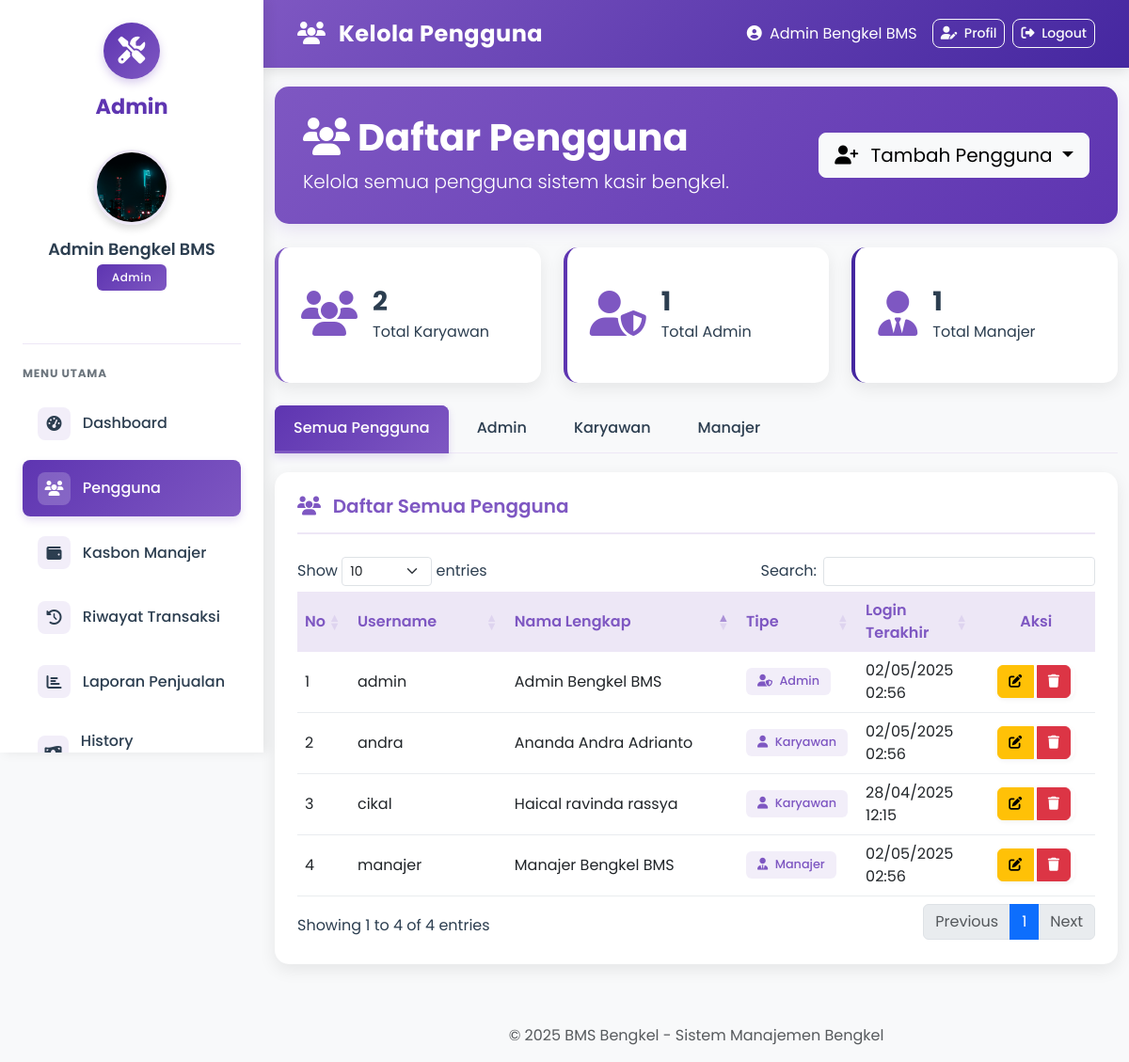
Page /Admin/pengguna.php (signed in) on the committed database.
### tables this page shows
CREATE TABLE `karyawan` (
  `id_karyawan` int(11) NOT NULL,
  `username` varchar(50) NOT NULL,
  `password` varchar(255) NOT NULL,
  `nama` varchar(100) NOT NULL,
  `no_wa` varchar(20) DEFAULT NULL,
  `foto` varchar(255) DEFAULT 'default.jpg',
  `alamat` text DEFAULT NULL,
  `created_at` timestamp NOT NULL DEFAULT current_timestamp(),
  `updated_at` timestamp NOT NULL DEFAULT current_timestamp() ON UPDATE current_timestamp(),
  `role` varchar(20) NOT NULL DEFAULT 'karyawan'
);

CREATE TABLE `manajer` (
  `id_manajer` int(11) NOT NULL,
  `username` varchar(50) NOT NULL,
  `password` varchar(255) NOT NULL,
  `nama` varchar(100) NOT NULL,
  `no_wa` varchar(20) DEFAULT NULL,
  `foto` varchar(255) DEFAULT 'default.jpg',
  `created_at` timestamp NOT NULL DEFAULT current_timestamp(),
  `updated_at` timestamp NOT NULL DEFAULT current_timestamp() ON UPDATE current_timestamp(),
  `role` varchar(20) NOT NULL DEFAULT 'manajer'
);

### Admin/pengguna.php (the view, shortened to what this page needs)
<?php
include '../config.php';
$query_karyawan = "SELECT id_karyawan as id, username, nama, 'karyawan' as tipe, updated_at FROM karyawan ORDER BY nama";
$query_admin = "SELECT id_admin as id, username, nama, 'admin' as tipe, updated_at FROM admin ORDER BY nama";
$query_manajer = "SELECT id_manajer as id, username, nama, 'manajer' as tipe, updated_at FROM manajer ORDER BY nama";
$result_karyawan = mysqli_query($conn, $query_karyawan);
$result_admin = mysqli_query($conn, $query_admin);
$result_manajer = mysqli_query($conn, $query_manajer);
$all_users = [];
if ($result_karyawan) {
    while ($row = mysqli_fetch_assoc($result_karyawan)) {
        $all_users[] = $row;
    }
}
if ($result_admin) {
    while ($row = mysqli_fetch_assoc($result_admin)) {
        $all_users[] = $row;
    }
}
if ($result_manajer) {
    while ($row = mysqli_fetch_assoc($result_manajer)) {
        $all_users[] = $row;
    }
}
usort($all_users, function($a, $b) {
    return strcmp($a['nama'], $b['nama']);
});
$count_karyawan = mysqli_num_rows($result_karyawan);
$count_admin = mysqli_num_rows($result_admin);
$count_manajer = mysqli_num_rows($result_manajer);
?>
<!DOCTYPE html>
<html lang="id">
<head>
  <link href="https://cdn.jsdelivr.net/npm/bootstrap@5.3.0/dist/css/bootstrap.min.css" rel="stylesheet">
  <link rel="stylesheet" href="https://cdnjs.cloudflare.com/ajax/libs/font-awesome/6.4.0/css/all.min.css">
  <link rel="stylesheet" href="https://cdn.datatables.net/1.13.6/css/dataTables.bootstrap5.min.css">
</head>
<body>
  <?php include 'sidebar.php'; ?>
  <div class="content">
    <nav class="navbar navbar-expand-lg navbar-dark">
      <div class="container-fluid">
        <span class="navbar-brand">
          <i class="fas fa-users me-2"></i>
          Kelola Pengguna
        </span>
        <div class="d-flex align-items-center">
          <span class="text-white me-3">
            <i class="fas fa-user-circle me-1"></i>
            <?= htmlspecialchars($_SESSION['admin']['nama']) ?>
          </span>
          <a href="profile.php" class="btn btn-outline-light btn-sm me-2">
            <i class="fas fa-user-edit me-1"></i> Profil
          </a>
          <a href="logout.php" class="btn btn-outline-light btn-sm">
            <i class="fas fa-sign-out-alt me-1"></i> Logout
          </a>
        </div>
      </div>
    </nav>
    <div class="container-fluid">
      <div class="page-header">
        <div class="d-flex justify-content-between align-items-center">
          <div>
            <h1><i class="fas fa-users me-2"></i>Daftar Pengguna</h1>
            <p class="lead mb-0">Kelola semua pengguna sistem kasir bengkel.</p>
          </div>
          <div class="dropdown">
            <button class="btn btn-light btn-lg dropdown-toggle" type="button" id="dropdownMenuButton" data-bs-toggle="dropdown" aria-expanded="false">
              <i class="fas fa-user-plus me-2"></i>
              Tambah Pengguna
            </button>
          </div>
        </div>
      </div>
      <div class="row g-4 mb-4">
        <div class="col-md-4">
          <div class="data-card mb-4" style="border-left: 4px solid var(--primary-purple);">
            <div class="stats-card">
              <div class="stats-icon purple">
                <i class="fas fa-users"></i>
              </div>
              <div class="stats-content">
                <h3><?= $count_karyawan ?></h3>
                <p>Total Karyawan</p>
              </div>
            </div>
          </div>
        </div>
        <div class="col-md-4">
          <div class="data-card mb-4" style="border-left: 4px solid var(--secondary-purple);">
            <div class="stats-card">
              <div class="stats-icon purple">
                <i class="fas fa-user-shield"></i>
              </div>
              <div class="stats-content">
                <h3><?= $count_admin ?></h3>
                <p>Total Admin</p>
              </div>
            </div>
          </div>
        </div>
        <div class="col-md-4">
          <div class="data-card mb-4" style="border-left: 4px solid var(--accent-purple);">
            <div class="stats-card">
              <div class="stats-icon purple">
                <i class="fas fa-user-tie"></i>
              </div>
              <div class="stats-content">
                <h3><?= $count_manajer ?></h3>
                <p>Total Manajer</p>
              </div>
            </div>
          </div>
        </div>
      </div>
      <ul class="nav nav-tabs" id="userTabs" role="tablist">
        <li class="nav-item" role="presentation">
          <button class="nav-link active" id="all-tab" data-bs-toggle="tab" data-bs-target="#all" type="button" role="tab" aria-controls="all" aria-selected="true">
            Semua Pengguna
          </button>
        </li>
        <li class="nav-item" role="presentation">
          <button class="nav-link" id="admin-tab" data-bs-toggle="tab" data-bs-target="#admin" type="button" role="tab" aria-controls="admin" aria-selected="false">
            Admin
          </button>
        </li>
        <li class="nav-item" role="presentation">
          <button class="nav-link" id="karyawan-tab" data-bs-toggle="tab" data-bs-target="#karyawan" type="button" role="tab" aria-controls="karyawan" aria-selected="false">
            Karyawan
          </button>
        </li>
        <li class="nav-item" role="presentation">
          <button class="nav-link" id="manajer-tab" data-bs-toggle="tab" data-bs-target="#manajer" type="button" role="tab" aria-controls="manajer" aria-selected="false">
            Manajer
          </button>
        </li>
      </ul>
      <div class="tab-content" id="userTabsContent">
        <div class="tab-pane fade show active" id="all" role="tabpanel" aria-labelledby="all-tab">
          <div class="data-card mb-4">
            <div class="card-header-actions">
              <h5 class="card-title">
                <i class="fas fa-users me-2"></i>
                Daftar Semua Pengguna
              </h5>
            </div>
            <div class="table-responsive">
              <table id="allUsersTable" class="table table-hover">
                <thead>
                  <tr>
                    <th width="5%">No</th>
                    <th width="20%">Username</th>
                    <th width="30%">Nama Lengkap</th>
                    <th width="15%">Tipe</th>
                    <th width="15%">Login Terakhir</th>
                    <th width="15%" class="text-center">Aksi</th>
                  </tr>
                </thead>
                <tbody>
                  <?php
                  $no = 1;
                  if (count($all_users) > 0):
                    foreach ($all_users as $user):
                      $badge_class = "";
                      $icon_class = "";
                      if ($user['tipe'] == 'admin') {
                        $badge_class = "badge-admin";
                        $icon_class = "user-shield";
                      } elseif ($user['tipe'] == 'karyawan') {
                        $badge_class = "badge-karyawan";
                        $icon_class = "user";
                      } elseif ($user['tipe'] == 'manajer') {
                        $badge_class = "badge-manajer";
                        $icon_class = "user-tie";
                      }
                  ?>
                  <tr>
                    <td><?= $no++ ?></td>
                    <td><?= htmlspecialchars($user['username']) ?></td>
                    <td><?= htmlspecialchars($user['nama']) ?></td>
                    <td>
                      <span class="badge <?= $badge_class ?>">
                        <i class="fas fa-<?= $icon_class ?> me-1"></i>
                        <?= ucfirst(htmlspecialchars($user['tipe'])) ?>
                      </span>
                    </td>
                    <td><?= isset($user['updated_at']) && $user['updated_at'] ? date('d/m/Y H:i', strtotime($user['updated_at'])) : '-' ?></td>
                    <td class="text-center">
                      <div class="btn-group" role="group">
                        <a href="edit_pengguna.php?id=<?= $user['id'] ?>&tipe=<?= $user['tipe'] ?>" class="btn btn-sm btn-warning btn-action" data-bs-toggle="tooltip" title="Edit">
                          <i class="fas fa-edit"></i>
                        </a>
                        <button type="button" class="btn btn-sm btn-danger btn-action"
                                onclick="showDeleteModal('<?= $user['id'] ?>', '<?= $user['tipe'] ?>', '<?= htmlspecialchars($user['nama']) ?>')"
                                title="Hapus">
                          <i class="fas fa-trash"></i>
                        </button>
                      </div>
                    </td>
                  </tr>
                  <?php
                    endforeach;
                  endif; ?>
                </tbody>
              </table>
            </div>
          </div>
        </div>
      </div>
<footer class="bg-light text-center text-muted py-3 mt-5">
  <p class="mb-0">&copy; <?= date('Y') ?> BMS Bengkel - Sistem Manajemen Bengkel</p>
</footer>
    </div>
  </div>
</body>
</html>

### Admin/pengguna.php (style rules this page uses)
:root { --primary-purple: #7E57C2; --secondary-purple: #5E35B1; --light-purple: #EDE7F6; --accent-purple: #4527A0; --white: #ffffff; --light-gray: #f8f9fa; --text-dark: #2C3E50; --border-color: #e1e7ef; }
body { font-family: 'Poppins', sans-serif; background-color: var(--light-gray); margin: 0; padding: 0; color: var(--text-dark); }
.content { margin-left: 280px; transition: margin-left 0.3s ease; min-height: 100vh; }
.navbar { background: linear-gradient(135deg, var(--primary-purple), var(--accent-purple)); box-shadow: 0 4px 12px rgba(0, 0, 0, 0.1); border: none; padding: 0.8rem 1.5rem; margin-bottom: 20px; }
.navbar-brand { font-weight: 700; font-size: 1.5rem; color: var(--white); letter-spacing: 0.5px; }
.page-header { background: linear-gradient(135deg, var(--primary-purple), var(--secondary-purple)); border-radius: 15px; padding: 30px; color: var(--white); margin-bottom: 25px; box-shadow: 0 6px 18px rgba(126, 87, 194, 0.15); }
.page-header h1 { font-weight: 700; margin-bottom: 0.5rem; }
.data-card { border: none; border-radius: 15px; overflow: hidden; box-shadow: 0 6px 18px rgba(0, 0, 0, 0.08); background-color: var(--white); padding: 1.5rem; height: 100%; transition: all 0.3s ease; }
.table { margin-bottom: 0; }
.table th { background-color: var(--light-purple); color: var(--primary-purple); font-weight: 600; border: none; vertical-align: middle; }
.table td { vertical-align: middle; border-color: #e9ecef; }
.card-header-actions { display: flex; justify-content: space-between; align-items: center; padding-bottom: 1rem; margin-bottom: 1.5rem; border-bottom: 2px solid var(--light-purple); }
.card-title { font-size: 1.25rem; font-weight: 600; color: var(--primary-purple); margin-bottom: 0; }
.stats-card { display: flex; align-items: center; height: 100%; }
.stats-icon { font-size: 3rem; margin-right: 1rem; }
.stats-icon.purple { color: var(--primary-purple); }
.stats-content h3 { font-size: 1.75rem; font-weight: 700; margin-bottom: 0.25rem; }
.stats-content p { color: var(--text-dark); margin-bottom: 0; }
.btn-outline-light { border-radius: 8px; font-weight: 500; transition: all 0.3s ease; }
.btn-warning { border-radius: 8px; transition: all 0.3s ease; }
.btn-danger { border-radius: 8px; transition: all 0.3s ease; }
.btn-action { padding: 0.4rem 0.7rem; border-radius: 6px; margin-right: 0.25rem; }
.btn-group { box-shadow: 0 2px 5px rgba(0, 0, 0, 0.05); border-radius: 8px; }
.badge { padding: 0.5rem 0.75rem; font-weight: 500; border-radius: 6px; font-size: 0.8rem; }
.badge-admin { background-color: rgba(126, 87, 194, 0.1); color: var(--primary-purple); }
.badge-karyawan { background-color: rgba(126, 87, 194, 0.1); color: var(--primary-purple); }
.badge-manajer { background-color: rgba(126, 87, 194, 0.1); color: var(--primary-purple); }
.nav-tabs { border-bottom: 1px solid var(--light-purple); margin-bottom: 20px; }
.nav-tabs .nav-item { margin-right: 10px; }
.nav-tabs .nav-link { border: none; color: var(--text-dark); padding: 12px 20px; border-radius: 8px 8px 0 0; font-weight: 500; transition: all 0.3s ease; }
.nav-tabs .nav-link.active { background-color: var(--primary-purple); color: white; border-bottom: 3px solid var(--primary-purple); }

### Admin/sidebar.php (style rules this page uses)
.nav-link { display: flex; align-items: center; padding: 0.8rem 1rem; border-radius: 8px; color: #2C3E50; text-decoration: none; transition: all 0.3s ease; font-weight: 500; }
.nav-link.active { background: linear-gradient(135deg, #5E35B1, #7E57C2); color: #ffffff; box-shadow: 0 4px 8px rgba(126, 87, 194, 0.2); }

### rows in the picture
karyawan: username "andra", nama "Ananda Andra Adrianto", tipe "Karyawan", updated_at "02/05/2025 02:56"
karyawan: username "cikal", nama "Haical ravinda rassya", tipe "Karyawan", updated_at "28/04/2025 12:15"
manajer: username "manajer", nama "Manajer Bengkel BMS", tipe "Manajer", updated_at "02/05/2025 02:56"

### other values in the picture
$_SESSION['admin']['nama'] "Admin Bengkel BMS"
$count_karyawan "2"
$count_admin "1"
$count_manajer "1"
$user['username'] "admin"
$user['nama'] "Admin Bengkel BMS"
$user['tipe'] "Admin"
date('d/m/Y H:i', strtotime($user['updated_at'])) "02/05/2025 02:56"
